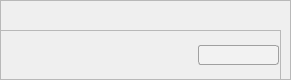
        <widget class="QFrame" name="frame_49">
         <property name="geometry">
          <rect>
           <x>10</x>
           <y>390</y>
           <width>291</width>
           <height>80</height>
          </rect>
         </property>
         <property name="styleSheet">
          <string notr="true">#frame_49{
border:2px solid rgb(180, 210, 255);
border-radius:20px;
}</string>
         </property>
         <property name="frameShape">
          <enum>QFrame::StyledPanel</enum>
         </property>
         <property name="frameShadow">
          <enum>QFrame::Raised</enum>
         </property>
         <widget class="QFrame" name="frame_51">
          <property name="geometry">
           <rect>
            <x>0</x>
            <y>30</y>
            <width>281</width>
            <height>51</height>
           </rect>
          </property>
          <property name="frameShape">
           <enum>QFrame::StyledPanel</enum>
          </property>
          <property name="frameShadow">
           <enum>QFrame::Raised</enum>
          </property>
          <widget class="QLabel" name="label_77">
           <property name="geometry">
            <rect>
             <x>10</x>
             <y>10</y>
             <width>180</width>
             <height>30</height>
            </rect>
           </property>
           <property name="text">
            <string/>
           </property>
           <property name="pixmap">
            <pixmap resource="resource.qrc">:/diffe-hellman/image/DH5.png</pixmap>
           </property>
           <property name="scaledContents">
            <bool>true</bool>
           </property>
           <property name="wordWrap">
            <bool>true</bool>
           </property>
          </widget>
          <widget class="QLineEdit" name="lineEdit_20">
           <property name="geometry">
            <rect>
             <x>198</x>
             <y>15</y>
             <width>81</width>
             <height>20</height>
            </rect>
           </property>
           <property name="styleSheet">
            <string notr="true">#lineEdit_20 {
	border: 1px solid #A0A0A0; /* 边框宽度为1px，颜色为#A0A0A0 */
	border-radius: 3px; /* 边框圆角 */
	padding-left: 5px; /* 文本距离左边界有5px */
	background-color: #F2F2F2; /* 背景颜色 */
	color: #A0A0A0; /* 文本颜色 */
	selection-background-color: #A0A0A0; /* 选中文本的背景颜色 */
	selection-color: #F2F2F2; /* 选中文本的颜色 */
	font-family: &quot;Microsoft YaHei&quot;; /* 文本字体族 */
	font-size: 10pt; /* 文本字体大小 */
}

#lineEdit_20:hover { /* 鼠标悬浮在QLineEdit时的状态 */
	border: 1px solid #298DFF;
	border-radius: 3px;
	background-color: #F2F2F2;
	color: #298DFF;
	selection-background-color: #298DFF;
	selection-color: #F2F2F2;
}

#lineEdit_20:disabled { /* QLineEdit在禁用时的状态 */
	border: 1px solid #CDCDCD;
	background-color: #CDCDCD;
	color: #B4B4B4;
}

#lineEdit_20:read-only { /* QLineEdit在只读时的状态 */
	background-color: #CDCDCD;
	color: #F2F2F2;
}</string>
           </property>
          </widget>
         </widget>
         <widget class="QLabel" name="label_78">
          <property name="geometry">
           <rect>
            <x>10</x>
            <y>10</y>
            <width>121</width>
            <height>21</height>
           </rect>
          </property>
          <property name="text">
           <string/>
          </property>
          <property name="pixmap">
           <pixmap resource="resource.qrc">:/diffe-hellman/image/DH4.png</pixmap>
          </property>
          <property name="scaledContents">
           <bool>true</bool>
          </property>
         </widget>
        </widget>
